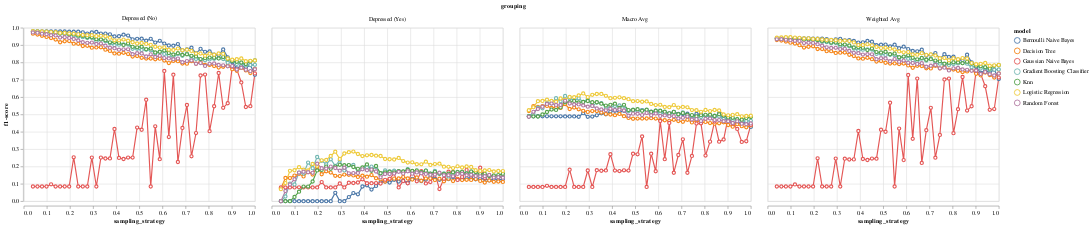

Notebook code for this chart:
### Code cell
alt.Chart(perf_test_baseline_v2).mark_line(
   point={
     "filled": False,
     "fill": "white"
   }
).encode(
    x = alt.X('sampling_strategy'),
    y = alt.Y('f1-score', scale=alt.Scale(domain=[0, 1])),
    color='model:N',
).facet(
    facet=alt.Facet('grouping')
)

### Figure 1 — Vega-Lite specification as saved in the notebook (floating-point values rounded to 4 significant figures; data arrays with more than 128 entries replaced by an {"elided": "..."} marker saying what was removed)
{"config": {"view": {"continuousWidth": 400, "continuousHeight": 300}}, "data": {"name": "data-b58fb1e2c66ad0b9c30bd23e69f190d4"}, "facet": {"field": "grouping", "type": "nominal"}, "spec": {"mark": {"type": "line", "point": {"filled": false, "fill": "white"}}, "encoding": {"color": {"field": "model", "type": "nominal"}, "x": {"field": "sampling_strategy", "type": "quantitative"}, "y": {"field": "f1-score", "scale": {"domain": [0, 1]}, "type": "quantitative"}}}, "$schema": "https://vega.github.io/schema/vega-lite/v4.17.0.json", "datasets": {"data-b58fb1e2c66ad0b9c30bd23e69f190d4": {"elided": "1400 records"}}}
